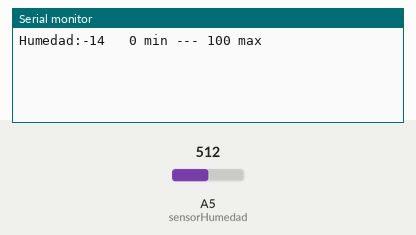
Bench run of a sketch on a simulated Arduino Uno, built with avr-gcc and run on an emulated ATmega328P. On the bench: the last lines printed to the serial monitor. Inputs (shaded band) come from the test bench; at power-on: A5 (sensorHumedad) = 512.

Above: at 2.3 s.
2.4 s: A5 (sensorHumedad) set to 716
At 4.2 s:
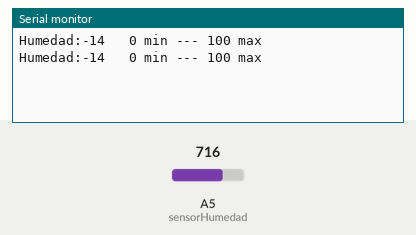
4.5 s: A5 (sensorHumedad) set to 900
At 5.6 s:
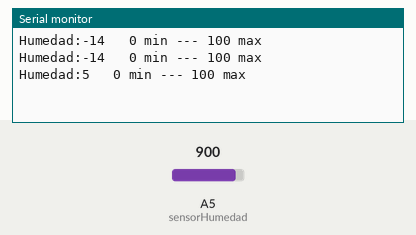
Timing chart, 0 to 7.5 s (numbered marks = the images above; inputs shaded):
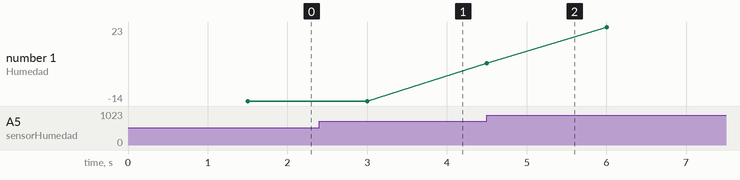

Measured:
- plotted number 1: -14 → 23 after the input at 4.5 s

The sketch:

sensorHumedad.ino
```cpp
/* codigo para un sensor de humedad para tierra basado en la diferencia de
   potencial entre dos puntos. En este caso se usan clavos galvanizados
   clavados en la tierra. */

//----------------------------
// DECLARACION DE VARIABLES
//----------------------------
   int valorHumedad;
   int humedad;

   int sensorHumedad = A5;


//----------------------------
// SETUP
//----------------------------
   void setup(){
     Serial.begin(9600);
     }


//----------------------------
// MAIN PROGRAM
//----------------------------
   void loop(){
     valorHumedad = analogRead(sensorHumedad);

     delay(1500);

     //------------------------
     // Impresion de valores
     //------------------------
     humedad = (100 * valorHumedad / 1024);
     Serial.print("Humedad:");
     Serial.print(humedad);
     Serial.println("   0 min --- 100 max");
     }
```
